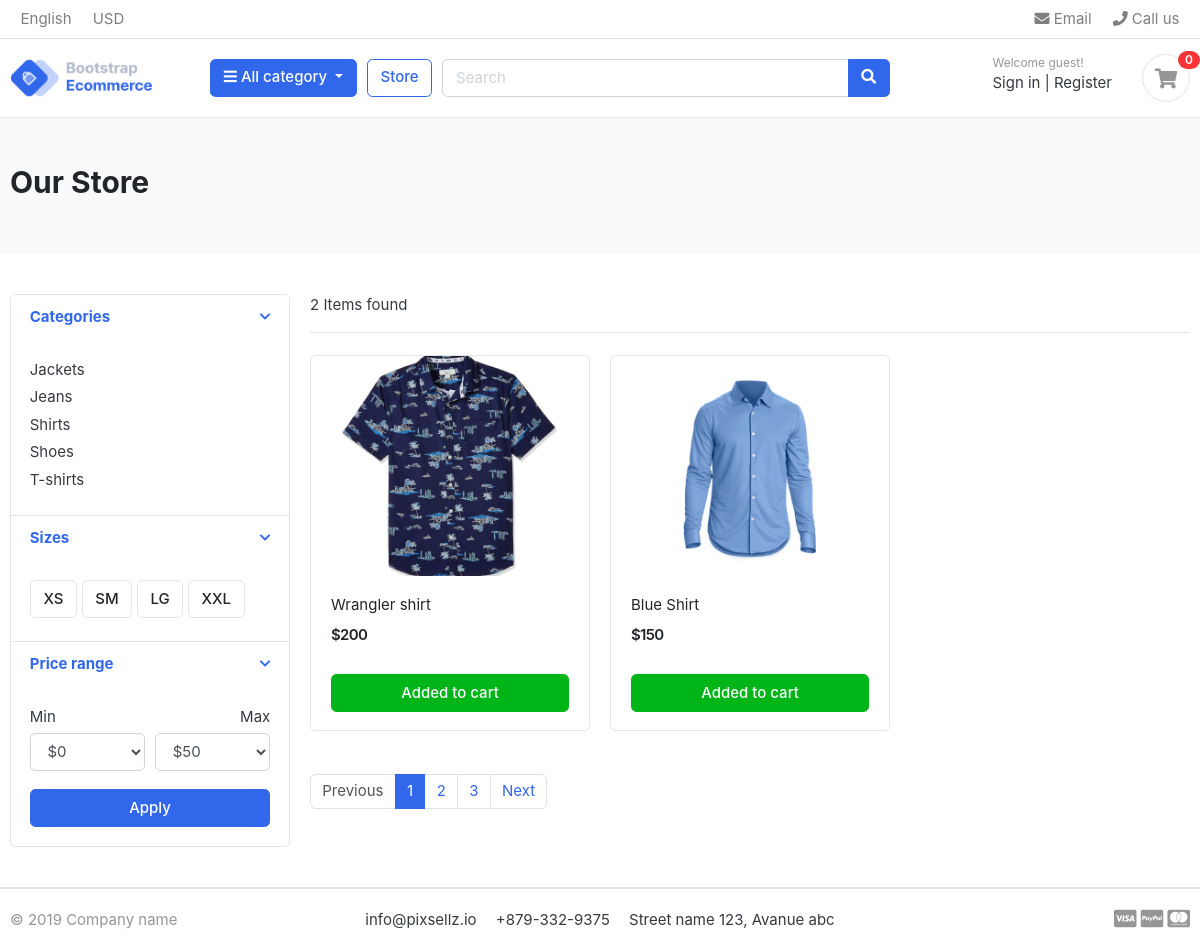
Page /store/shirts/ on the committed database.
### category/models.py (models this page shows, shortened)
class Category(BaseModel):
    category_name = models.CharField(max_length = 150)
    slug = models.CharField(max_length = 150, unique = True)
    description = models.TextField()
    cat_image = models.ImageField(upload_to='photos/categories', blank=True)
    class Meta:
        verbose_name = "Category"
        verbose_name_plural = "Categories"
    def get_url(self):
        return reverse('store:products_by_category', args=[self.slug])

### store/models.py (models this page shows, shortened)
class Product(BaseModel):
    product_name = models.CharField(max_length = 50, unique = True)
    slug = models.SlugField(max_length = 50, unique = True)
    description = models.TextField(blank = True)
    price = models.PositiveBigIntegerField()
    image = models.ImageField(upload_to='photos/product')
    stock = models.PositiveBigIntegerField()
    is_available = models.BooleanField(default = False)
    category = models.ForeignKey(Category, on_delete = models.CASCADE)
    class Meta:
        verbose_name = 'Product'
        verbose_name_plural = 'Products'
    def get_url(self):
        return reverse('store:detail', args=[self.category.slug, self.slug])

### store/views.py (the view)
# urls.py: path('store/', include('store.urls')),
def store(request, category_slug = None):
    if category_slug != None:
        category = get_object_or_404(Category, slug = category_slug)
        products = Product.objects.filter(is_available = True, category = category)
        product_count = products.count()
    else:
        products = Product.objects.filter(is_available = True)
        product_count = products.count()
    context = {
        'products':products,
        'product_count':product_count
    }
    return render(request, 'store/store.html', context)

### category/context_processors.py (called while the page is built)
def menu_links(request):
    categories = Category.objects.all()
    return {'categories':categories}

### templates/store/store.html (shortened to what this page needs)
{% extends 'base.html' %}
{% block content %}
<section class="section-pagetop bg">
    <div class="container">
        <h2 class="title-page">Our Store</h2>
    </div>
    </section>
    <section class="section-content padding-y">
    <div class="container">
    <div class="row">
        <aside class="col-md-3">
    <div class="card">
        <article class="filter-group">
            <header class="card-header">
                <a href="#" data-toggle="collapse" data-target="#collapse_1" aria-expanded="true" class="">
                    <i class="icon-control fa fa-chevron-down"></i>
                    <h6 class="title">Categories</h6>
                </a>
            </header>
            <div class="filter-content collapse show" id="collapse_1">
                <div class="card-body">
                    <ul class="list-menu">
                    {% for category in categories %}
                    <li><a href="{{ category.get_url }}">{{ category.category_name }}  </a></li>
                    {% endfor %}
                    </ul>
                </div>
            </div>
        </article>
        <article class="filter-group">
            <header class="card-header">
                <a href="#" data-toggle="collapse" data-target="#collapse_4" aria-expanded="true">
                    <i class="icon-control fa fa-chevron-down"></i>
                    <h6 class="title">Sizes </h6>
                </a>
            </header>
            <div class="filter-content collapse show" id="collapse_4">
                <div class="card-body">
                  <label class="checkbox-btn">
                    <span class="btn btn-light"> XS </span>
                  </label>
                  <label class="checkbox-btn">
                    <span class="btn btn-light"> SM </span>
                  </label>
                  <label class="checkbox-btn">
                    <span class="btn btn-light"> LG </span>
                  </label>
                  <label class="checkbox-btn">
                    <span class="btn btn-light"> XXL </span>
                  </label>
            </div>
            </div>
        </article>
        <article class="filter-group">
            <header class="card-header">
                <a href="#" data-toggle="collapse" data-target="#collapse_3" aria-expanded="true" class="">
                    <i class="icon-control fa fa-chevron-down"></i>
                    <h6 class="title">Price range </h6>
                </a>
            </header>
            <div class="filter-content collapse show" id="collapse_3">
                <div class="card-body">
                    <div class="form-row">
                    <div class="form-group col-md-6">
                      <label>Min</label>
                          <select class="mr-2 form-control">
                            <option value="0">$0</option>
                        </select>
                    </div>
                    <div class="form-group text-right col-md-6">
                      <label>Max</label>
                          <select class="mr-2 form-control">
                            <option value="50">$50</option>
                        </select>
                    </div>
                    </div>
                    <button class="btn btn-block btn-primary">Apply</button>
                </div>
            </div>
        </article>
    </div>
        </aside>
        <main class="col-md-9">
    <header class="border-bottom mb-4 pb-3">
            <div class="form-inline">
                <span class="mr-md-auto"> {{ product_count}} Items found </span>
            </div>
    </header>
    <div class="row">
        {% for product in products %}
        <div class="col-md-4">
            <figure class="card card-product-grid">
                <div class="img-wrap">
                    <img src="{{ product.image.url }}">
                </div>
                <figcaption class="info-wrap">
                    <div class="fix-height">
                        <a href="{{ product.get_url }}" class="title">{{ product.product_name }}</a>
                        <div class="price-wrap mt-2">
                            <span class="price">${{ product.price }}</span>
                        </div>
                    </div>
                    <a href="#" class="btn btn-block btn-success">Added to cart </a>
                </figcaption>
            </figure>
        </div>
        {% endfor %}
    </div>
    <nav class="mt-4" aria-label="Page navigation sample">
      <ul class="pagination">
        <li class="page-item disabled"><a class="page-link" href="#">Previous</a></li>
        <li class="page-item active"><a class="page-link" href="#">1</a></li>
        <li class="page-item"><a class="page-link" href="#">2</a></li>
        <li class="page-item"><a class="page-link" href="#">3</a></li>
        <li class="page-item"><a class="page-link" href="#">Next</a></li>
      </ul>
    </nav>
        </main>
    </div>
    </div>
    </section>
{% endblock %}

### static/css/ui.css (style rules this page uses)
html { font-family: "Inter", sans-serif; font-size: 15px; }
.img-wrap { text-align: center; display: block; }
.img-wrap img { max-width: 100%; }
.price-wrap { letter-spacing: -0.7px; }
.padding-y { padding-top: 40px; padding-bottom: 40px; }
figure { margin-bottom: 0; }
article:after, .form-group:after { display: block; clear: both; content: ""; }
.bg { background-color: #f8f9fa; }
.title-page { color: #212529; }
.btn-light { background-color: #fff; border-color: #e4e4e4; }
[class*=list-] li:after { visibility: hidden; display: block; content: ""; overflow: hidden; height: 0; clear: both; }
.list-menu { list-style: none; margin: 0; padding-left: 0; }
.list-menu li { margin-bottom: 5px; }
.list-menu a { color: #343a40; }
[class*=card-product] a.title { color: #212529; display: block; }
[class*=card-product] .img-wrap { overflow: hidden; position: relative; }
[class*=card-product] .img-wrap img { height: 100%; max-width: 100%; width: auto; display: inline-block; -o-object-fit: cover; object-fit: cover; }
.card-product-grid { margin-bottom: 20px; }
.card-product-grid .img-wrap { border-radius: 0.2rem 0.2rem 0 0; height: 220px; }
.card-product-grid .info-wrap { overflow: hidden; padding: 18px 20px; }
.card-product-grid .fix-height { height: 80px; overflow: hidden; }
.card .img-wrap { overflow: hidden; }
.price { font-weight: 600; color: #212529; }
.icon-control { margin-top: 5px; float: right; font-size: 80%; }
.card-header .title { margin-bottom: 0; line-height: 1.5; }
.filter-group { border-bottom: 1px solid #e4e4e4; }
.filter-group .card-header { border-bottom: 0; }
.filter-group:last-child { border-bottom: 0; }
.checkbox-btn { position: relative; }
.section-pagetop { padding: 45px 0; }

### rows in the picture
Category: category_name "Jackets"
Category: category_name "Jeans"
Category: category_name "Shirts"
Category: category_name "Shoes"
Category: category_name "T-shirts"
Product: image (picture), product_name "Wrangler shirt", price "200"
Product: image (picture), product_name "Blue Shirt", price "150"

### other values in the picture
{{ product_count }} "2"
